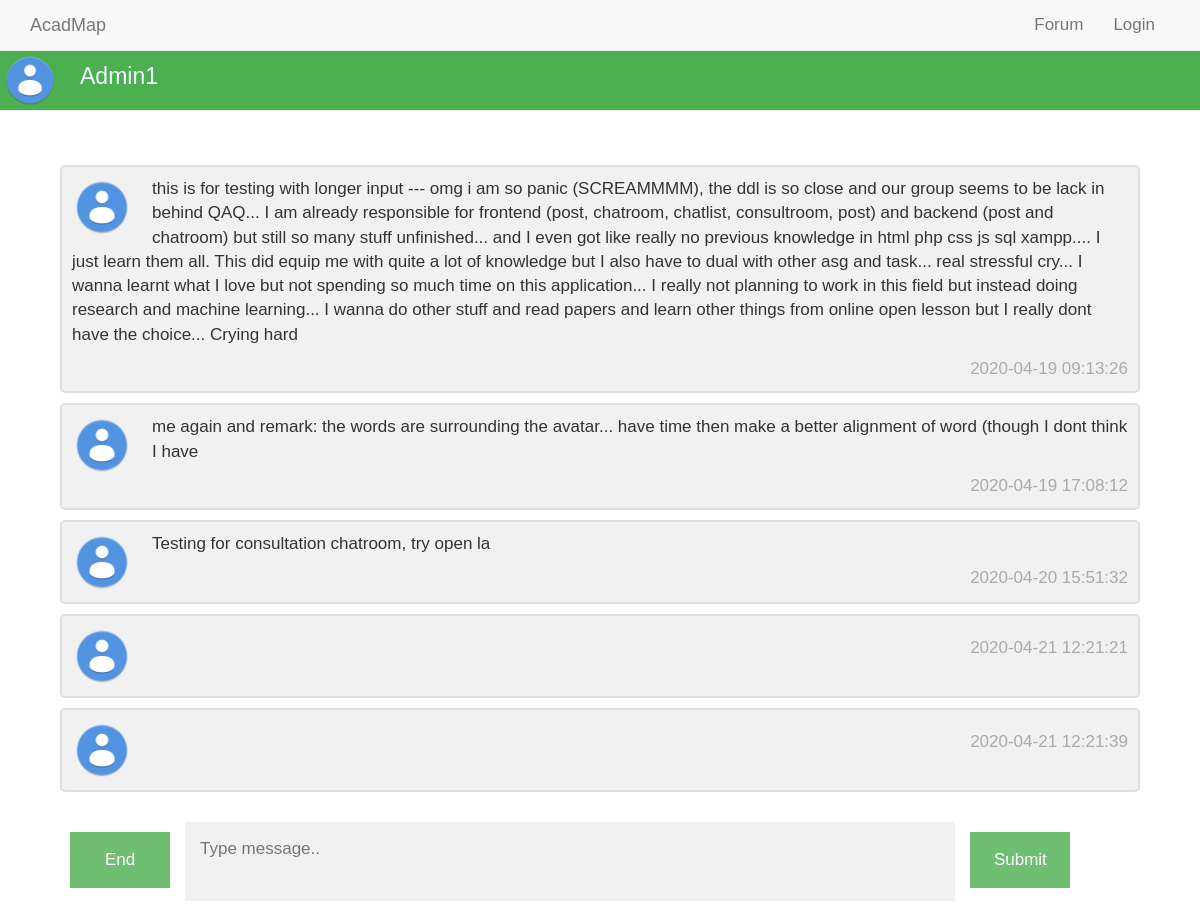
Page /chat_related/cschatrooms.php?id=1 on the committed database.
### tables this page shows
CREATE TABLE `user` (
  `user_id` int(8) UNSIGNED NOT NULL,
  `username` varchar(16) NOT NULL,
  `password` varchar(16) NOT NULL,
  `email_address` varchar(320) NOT NULL
);

CREATE TABLE `chat` (
  `chatroom_id` int(8) UNSIGNED NOT NULL,
  `message` text NOT NULL,
  `message_date_time` timestamp NOT NULL DEFAULT current_timestamp(),
  `sender_name` varchar(8) NOT NULL,
  `consultroom` tinyint(1) NOT NULL DEFAULT 0,
  `msg_type` varchar(16) DEFAULT NULL
);

### chat_related/cschatrooms.php (the view, shortened to what this page needs)
<!DOCTYPE html>
<html>
<head>
<link rel="stylesheet" href="../css/bootstrap.min.css">
<link rel="stylesheet" href="../css/main.css">
<link rel="stylesheet" href="../css/chatrooms.css">
</head>
<body>
<?php
  $servername = "localhost";
  $username = "root";
  $password = "";
  $conn = new mysqli($servername, $username, $password, 'AcadMap');
  $crmid = $_GET['id'];
  $sql = "SELECT * FROM chatroom,user WHERE chatroom_id=$crmid";
  $Result = mysqli_query($conn,$sql);
  $info = mysqli_fetch_array($Result);
  if($_SESSION["user_id"] == $info['user_id']){
    $oppoid = $info['opponent_id'];
  }
  else{
    $oppoid = $info['user_id'];
  }
  $sql = "SELECT * FROM user WHERE user_id=$oppoid";
  $Result = mysqli_query($conn,$sql);
  $info = mysqli_fetch_array($Result);
  echo "<nav class='navbar navbar-default navbar-fixed-top'>";
  include("../navbar.php");
  echo "</div><div class='header2' style='margin-top:50px'>
      <img src='../assets/avatar.png' alt='Avatar'>
      <p class='phead'>".$info['username']."</p></div>
      </nav>";
?>
<div class="content1" style="margin-top:100px">
<div id='8888'>
<?php
  $sql = "SELECT * FROM chat WHERE chatroom_id=$crmid ORDER BY message_date_time";
  $Result = mysqli_query($conn,$sql);
  $col = mysqli_num_rows($Result);
  $myname = $_SESSION['username'];
  for ($x = 0; $x < $col; $x++) {
    $info = mysqli_fetch_array($Result);
    if($myname == $info['sender_name']){
      echo "<div class=\"container1 darker\">
      <img src=\"../assets/avatar.png\" alt=\"Avatar\" class=\"right\">
      <p>".$info['message']."</p>
      <span class=\"time-left\">".$info['message_date_time']."</span>
      </div>";
    }
    else{
      echo "<div class=\"container1\">
      <img src=\"../assets/avatar.png\" alt=\"Avatar\">
      <p>".$info['message']."</p>
      <span class=\"time-right\">".$info['message_date_time']."</span>
      </div>";
    }
  }
?>
</div>
<div class="chat" id="myForm">
  <form action="end.php" class="form-container">
      <input class="btncs" style="margin-top:25px" type="submit" onclick="history.go(0);" value='End'>
  </form>
  <form action="chatp.php" class="form-container" id='bottom'>
    <textarea placeholder="Type message.." name="msg" required></textarea>
    <input class="btncs" type="submit" onclick="history.go(0);">
  </form>
</div>
</div>
</body>
</html>

### css/main.css (style rules this page uses)
body { padding-top: 50px; }
.time-right { float: right; color: #aaaaaa; }

### css/chatrooms.css (style rules this page uses)
body { margin: 0; font-size: 17px; font-family: Arial, Helvetica, sans-serif; }
.container1 { border: 2px solid #dedede; background-color: #f1f1f1; border-radius: 5px; padding: 10px; margin: 10px 0; }
.container1::after { content: ""; clear: both; display: table; }
.container1 img { float: left; max-width: 60px; width: 100%; margin-right: 20px; border-radius: 50%; }
.time-right { float: right; color: #aaa; }
.form-container { padding: 5px; background-color: white; }
.form-container textarea { width: 72%; float: left; padding: 15px; margin: 5px 10px 22px 10px; border: none; background: #f1f1f1; resize: none; min-height: 20px; }
.form-container .btncs { float: left; background-color: #4CAF50; color: white; padding: 16px 20px; margin: 15px 5px 22px 5px; border: none; cursor: pointer; width: 100px; margin-bottom:10px; opacity: 0.8; }
.header2 { z-index: 1; width: 100%; height: 60px; background-color: #4CAF50; }
.header2 img { float: left; max-width: 60px; width: 100%; padding: 2px; margin-right: 20px; border-radius: 50%; }
.phead { padding: 10px 0px; font-size: 23px; color: aliceblue; }
.content1 { padding: 5px 0px; margin: 2px auto 0 auto; width: 90%; }

### rows in the picture
user: username "Admin1"
chat: message "this is for testing with longer input --- omg i am so panic (SCREAMMMM), the ddl is so close and our group seems to be lack in behind QAQ... I am already responsible for frontend (post, chatroom, chatlist, consultroom, post) and backend (post and chatroom) but still so many stuff unfinished... and I even got like really no previous knowledge in html php css js sql xampp.... I just learn them all. This did equip me with quite a lot of knowledge but I also have to dual with other asg and task... real stressful cry... I wanna learnt what I love but not spending so much time on this application... I really not planning to work in this field but instead doing research and machine learning... I…", message_date_time "2020-04-19 09:13:26"
chat: message "me again and remark: the words are surrounding the avatar... have time then make a better alignment of word (though I dont think I have", message_date_time "2020-04-19 17:08:12"
chat: message "Testing for consultation chatroom, try open la", message_date_time "2020-04-20 15:51:32"
chat: message_date_time "2020-04-21 12:21:21"
chat: message_date_time "2020-04-21 12:21:39"
